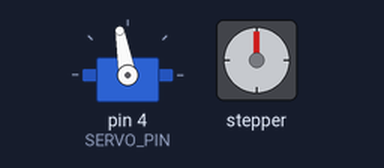
Simulated run of this sketch. Board: Arduino Uno, built with avr-gcc and run on an emulated ATmega328P. Shown: servo, stepper motor. Stepper angles assume 2048 steps per turn.

Above: at 0.15 s.
At 9.91 s:
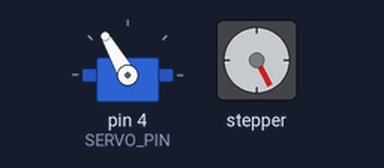
At 19.98 s:
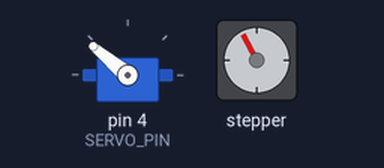
At 39.81 s:
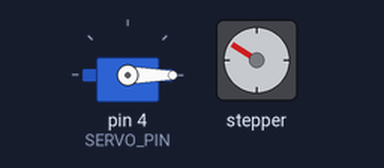
Timing chart, 0 to 40.0 s (numbered marks = the images above):
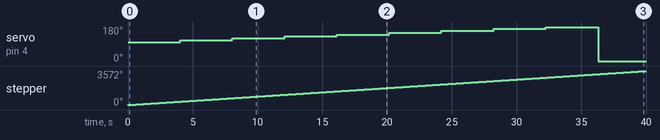

Measured:
- by itself, servo on pin 4 (SERVO_PIN): rises from 100° to 180° in 28.2 s, then falls to 0° in 4.1 s
- by itself, stepper: keeps turning clockwise at about 89°/s

The sketch:

final.ino
```cpp
// Stepper imports and constants
#include <Stepper.h>

// Number of steps per 360 degree revolution
#define STEPSPERREVOLUTION 2048

// ULN2003 Motor Driver Pins
#define DRIVER_IN1 19
#define DRIVER_IN2 18
#define DRIVER_IN3 5
#define DRIVER_IN4 17

// Speed constant for rpm
#define SPEED 15

// Stepper object for 28BYJ-48 stepper motor
Stepper stepper(STEPSPERREVOLUTION, DRIVER_IN1, DRIVER_IN3, DRIVER_IN2, DRIVER_IN4);


// Server imports and constants
#include <Servo.h>

// Pin for server input
#define SERVO_PIN 4

// Servo object for MG90S servo motor
Servo servo;

// Set initial server position to 0
int servo_pos = 100;


// Set up the stepper and server motors
void setup() {
  // Set the stepper speed at SPEED rpm
  stepper.setSpeed(SPEED);
  // Attach the servo pin
  servo.attach(SERVO_PIN);
  // Reset the stepper position
  servo.write(servo_pos);
  // Initialize the serial port
  Serial.begin(115200);
}


// Move the stepper and servo such that each time the stepper motor rotates
//  360 degrees, the servo motor rotates 10 degrees until it reaches 180, when
//  it returns to 0 degrees
void loop() {
  // Move the stepper one revolution (360 degrees)
  stepper.step(STEPSPERREVOLUTION);
  // Rotate the servo 10 degrees
  servo_pos += 10;
  // At 180 degrees, return the servo to 0 degrees
  if (servo_pos > 180) {
    servo_pos = 0;
  }
  // Rotate the servo to the calculated position
  servo.write(servo_pos);
}
```
